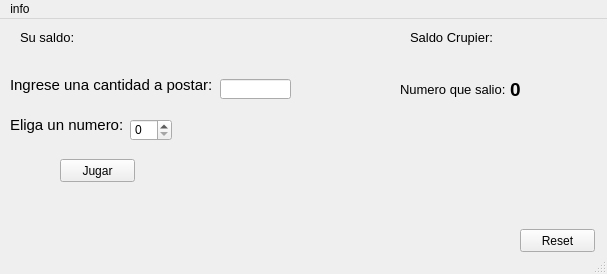
<?xml version="1.0" encoding="UTF-8"?>
<ui version="4.0">
 <class>MainWindow</class>
 <widget class="QMainWindow" name="MainWindow">
  <property name="geometry">
   <rect>
    <x>0</x>
    <y>0</y>
    <width>607</width>
    <height>274</height>
   </rect>
  </property>
  <property name="windowTitle">
   <string>MainWindow</string>
  </property>
  <widget class="QWidget" name="centralwidget">
   <widget class="QLabel" name="saldoJ">
    <property name="geometry">
     <rect>
      <x>20</x>
      <y>10</y>
      <width>111</width>
      <height>16</height>
     </rect>
    </property>
    <property name="font">
     <font>
      <pointsize>10</pointsize>
     </font>
    </property>
    <property name="text">
     <string>Su saldo:</string>
    </property>
   </widget>
   <widget class="QPushButton" name="play">
    <property name="geometry">
     <rect>
      <x>60</x>
      <y>140</y>
      <width>75</width>
      <height>23</height>
     </rect>
    </property>
    <property name="text">
     <string>Jugar</string>
    </property>
   </widget>
   <widget class="QLabel" name="saldoC">
    <property name="geometry">
     <rect>
      <x>410</x>
      <y>10</y>
      <width>161</width>
      <height>16</height>
     </rect>
    </property>
    <property name="font">
     <font>
      <pointsize>10</pointsize>
     </font>
    </property>
    <property name="text">
     <string>Saldo Crupier:</string>
    </property>
   </widget>
   <widget class="QLabel" name="label_apostar">
    <property name="geometry">
     <rect>
      <x>10</x>
      <y>50</y>
      <width>201</width>
      <height>31</height>
     </rect>
    </property>
    <property name="font">
     <font>
      <pointsize>11</pointsize>
     </font>
    </property>
    <property name="text">
     <string>Ingrese una cantidad a postar:</string>
    </property>
   </widget>
   <widget class="QLabel" name="label_numero">
    <property name="geometry">
     <rect>
      <x>10</x>
      <y>90</y>
      <width>121</width>
      <height>31</height>
     </rect>
    </property>
    <property name="font">
     <font>
      <pointsize>11</pointsize>
     </font>
    </property>
    <property name="text">
     <string>Eliga un numero:</string>
    </property>
   </widget>
   <widget class="QLineEdit" name="input_apuesta">
    <property name="geometry">
     <rect>
      <x>220</x>
      <y>60</y>
      <width>71</width>
      <height>20</height>
     </rect>
    </property>
   </widget>
   <widget class="QSpinBox" name="input_num">
    <property name="geometry">
     <rect>
      <x>130</x>
      <y>100</y>
      <width>42</width>
      <height>22</height>
     </rect>
    </property>
   </widget>
   <widget class="QLabel" name="label">
    <property name="geometry">
     <rect>
      <x>400</x>
      <y>60</y>
      <width>111</width>
      <height>21</height>
     </rect>
    </property>
    <property name="font">
     <font>
      <pointsize>10</pointsize>
     </font>
    </property>
    <property name="text">
     <string>Numero que salio:</string>
    </property>
   </widget>
   <widget class="QLabel" name="num">
    <property name="geometry">
     <rect>
      <x>510</x>
      <y>60</y>
      <width>21</width>
      <height>21</height>
     </rect>
    </property>
    <property name="font">
     <font>
      <pointsize>14</pointsize>
      <weight>75</weight>
      <bold>true</bold>
     </font>
    </property>
    <property name="text">
     <string>0</string>
    </property>
   </widget>
   <widget class="QPushButton" name="reset">
    <property name="geometry">
     <rect>
      <x>520</x>
      <y>210</y>
      <width>75</width>
      <height>23</height>
     </rect>
    </property>
    <property name="text">
     <string>Reset</string>
    </property>
   </widget>
   <widget class="QLabel" name="icon">
    <property name="geometry">
     <rect>
      <x>280</x>
      <y>110</y>
      <width>101</width>
      <height>81</height>
     </rect>
    </property>
    <property name="text">
     <string/>
    </property>
   </widget>
   <widget class="QLabel" name="msg">
    <property name="geometry">
     <rect>
      <x>220</x>
      <y>190</y>
      <width>211</width>
      <height>31</height>
     </rect>
    </property>
    <property name="font">
     <font>
      <pointsize>10</pointsize>
      <weight>75</weight>
      <bold>true</bold>
     </font>
    </property>
    <property name="text">
     <string/>
    </property>
   </widget>
  </widget>
  <widget class="QMenuBar" name="menubar">
   <property name="geometry">
    <rect>
     <x>0</x>
     <y>0</y>
     <width>607</width>
     <height>21</height>
    </rect>
   </property>
   <widget class="QMenu" name="menuinfo">
    <property name="title">
     <string>info</string>
    </property>
   </widget>
   <addaction name="menuinfo"/>
  </widget>
  <widget class="QStatusBar" name="statusbar"/>
 </widget>
 <resources/>
 <connections/>
</ui>
